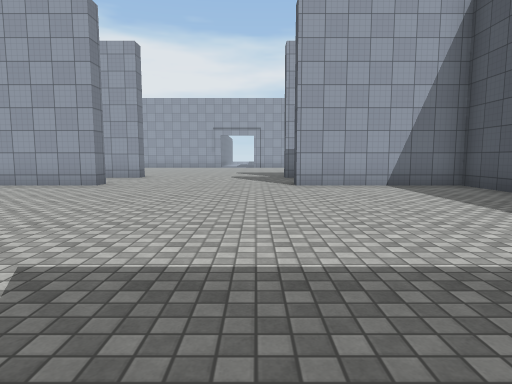
[1] (above)

18 first-person views from a walk through a scene from a Unity 3-D project. The camera is 1.3 m above the floor, tilts 6° down and sees 75° across. The floor is counted in squares, 2 m on a side. Each view is taken from the middle of a square. On the plan, view 1 faces up. The plan holds only what a view shows up to about 10 squares ahead; the rest is blank. The place goes on beyond the plan. The player character is not drawn. Some animated figures are left out. Door leaves are left out, so doorways stand open. Surface patterns are stand-ins for the level's own textures.

[2]
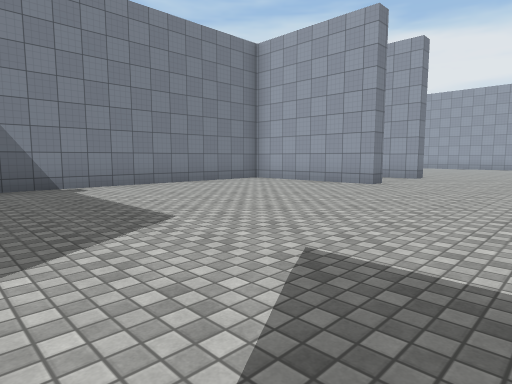

[3]
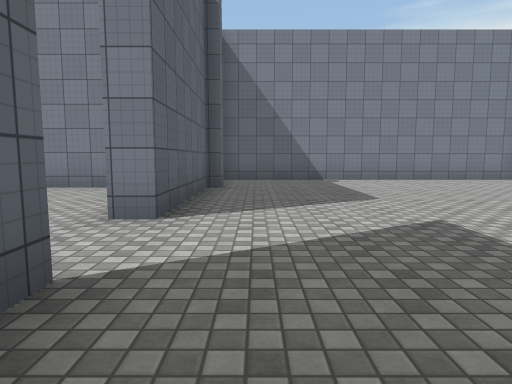

[4]
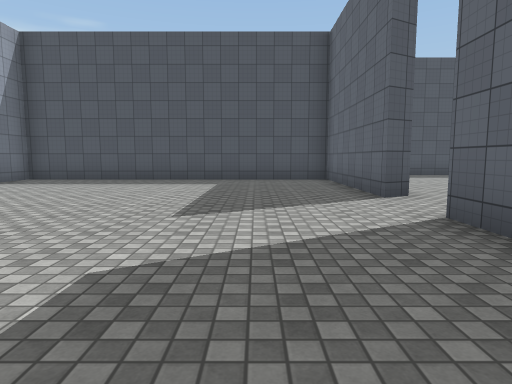

[5]
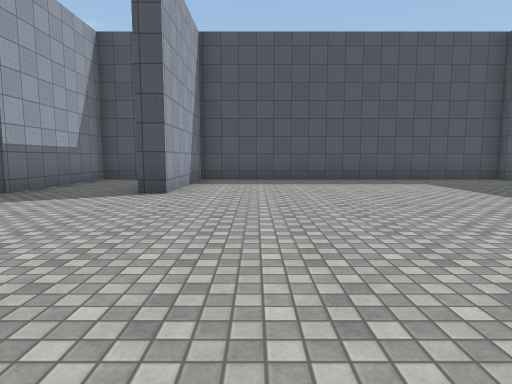

[6]
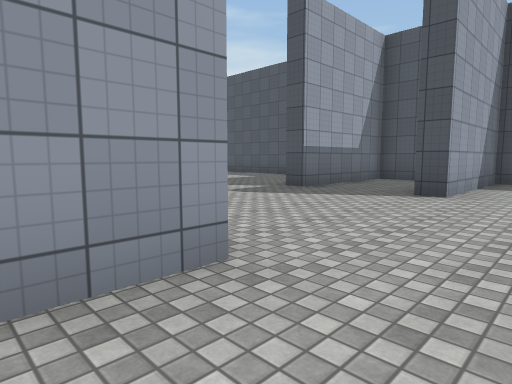

[7]
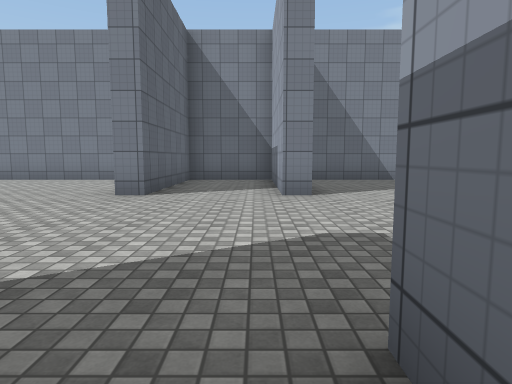

[8]
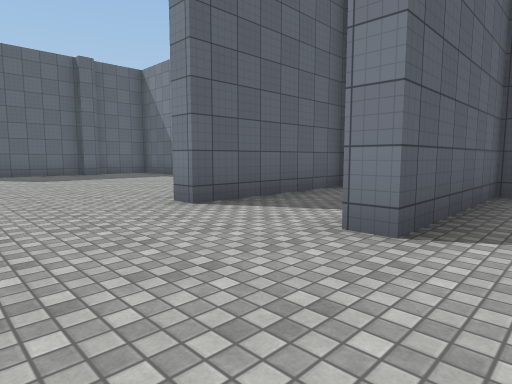

[9]
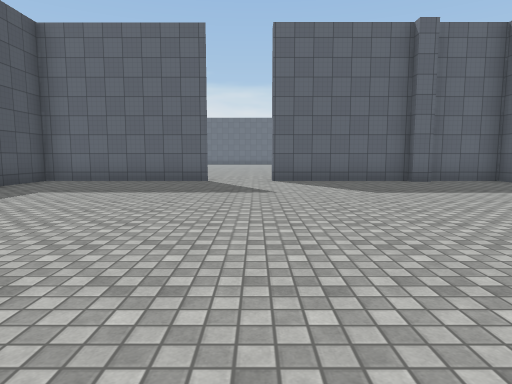

[10]
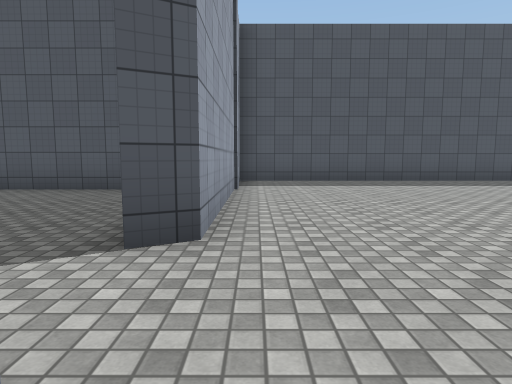

[11]
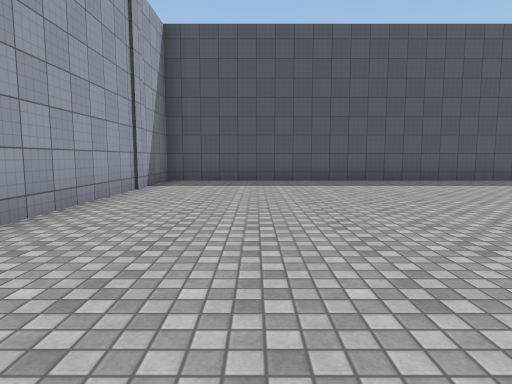

[12]
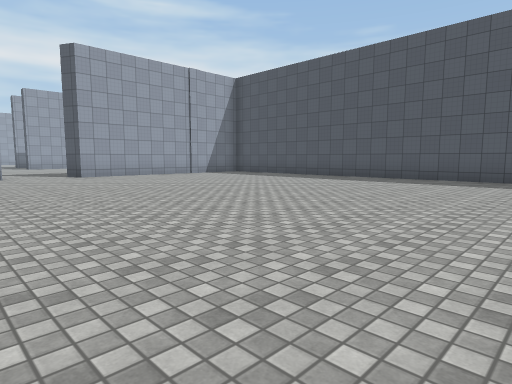

[13]
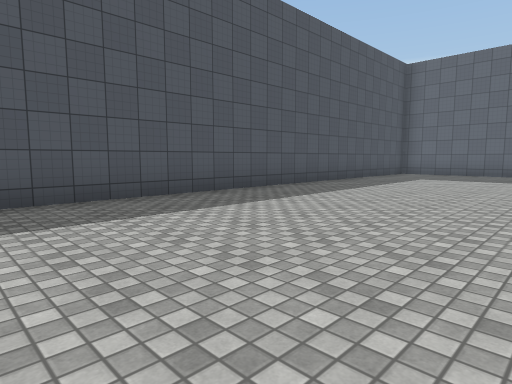

[14]
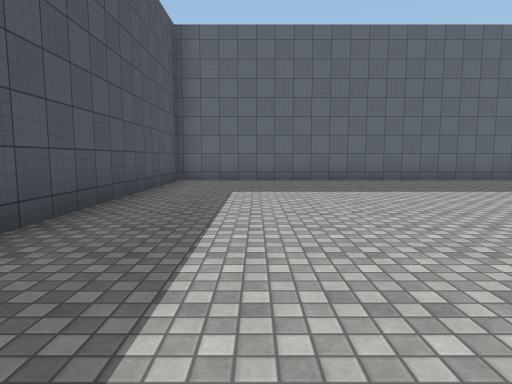

[15]
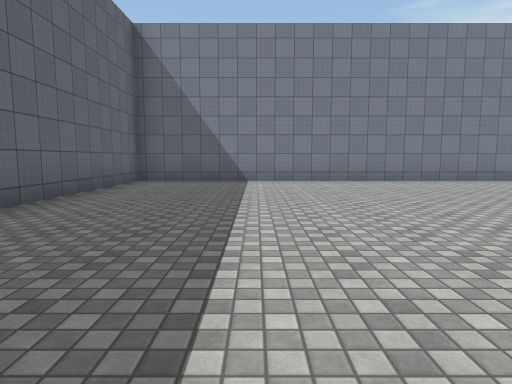

[16]
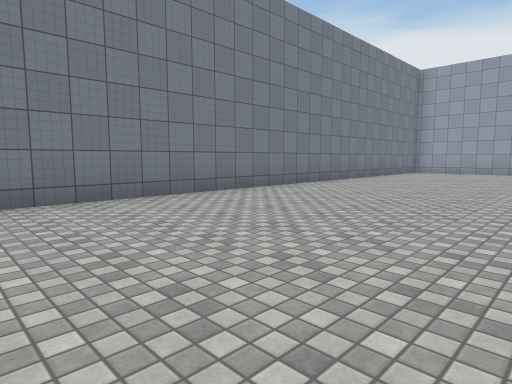

[17]
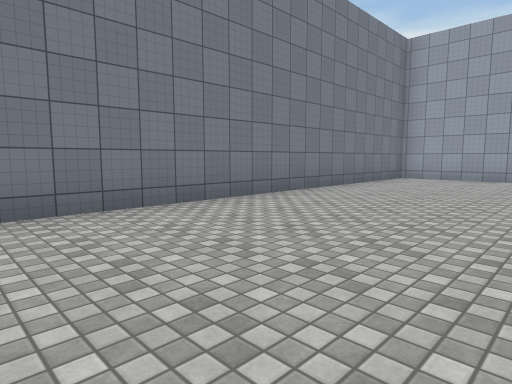

[18]
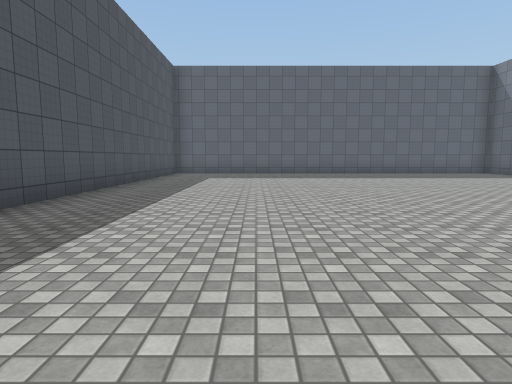

### Floor plan
Points are (right, up) in squares from view 1. A wall is a line through its corners. A room is listed if a view was taken in it or the views show most of it. See-through windows are left out.
Room 1 (views 1, 2, 3, 4, 5, 6, 7, 8, 9)
walls: (-7.5, 7.4) (-7.5, -1.1) (-5.7, -1.1); (0.3, -1.1) (4.7, -1.1) (4.7, 7.6) (0.9, 7.6) (0.9, 8.1); (4.7, 9.4) (4.7, 10.4) (0.9, 10.4) (0.9, 11); (-5.6, -0.7) (-5.1, -0.7); (-5.1, -1.1) (-1.4, -1.1); (-7.5, 12.5) (-7.5, 11) (-3.7, 11) (-3.7, 10.4) (-7.5, 10.4) (-7.5, 8.1) (-3.7, 8.1) (-3.7, 7.6) (-6.6, 7.6)
ways out: open door at (-0.5, -1) to room 2
Room 2 (views 10, 11, 12, 13, 14, 15, 16, 17, 18)
walls: (-1.4, -1.6) (-5.1, -1.6) (-5.1, -22.2) (7.2, -22.2) (7.2, -1.6) (0.6, -1.6) (0.3, -1.1)
ways out: open door at (-0.5, -1) to room 1

Where each view was taken, in squares from view 1:
view 1: 0 up, 0 right, facing up
view 2: 0 up, 0 right, facing up-left
view 3: 0 up, 2 right, facing left
view 4: 1 up, 5 left, facing right
view 5: 6 up, 5 left, facing right
view 6: 6 up, 5 left, facing up-right
view 7: 10 up, 2 right, facing left
view 8: 12 up, 1 left, facing down-left
view 9: 8 up, 1 left, facing down
view 10: 2 down, 2 left, facing right
view 11: 4 down, 2 left, facing right
view 12: 13 down, 3 left, facing up-right
view 13: 9 down, 2 right, facing down-right
view 14: 13 down, 5 right, facing down
view 15: 19 down, 4 right, facing left
view 16: 16 down, 0 right, facing up-left
view 17: 12 down, 1 left, facing up-left
view 18: 9 down, 4 right, facing down
